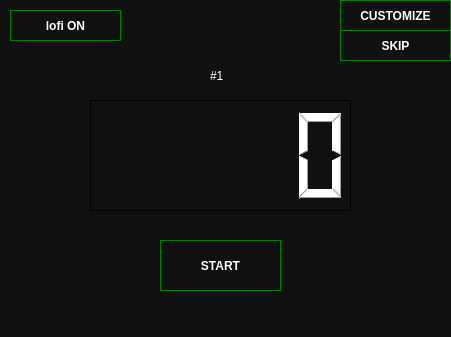
<?xml version="1.0" encoding="UTF-8"?>
<ui version="4.0">
 <class>pomodoro</class>
 <widget class="QDialog" name="pomodoro">
  <property name="geometry">
   <rect>
    <x>0</x>
    <y>0</y>
    <width>451</width>
    <height>337</height>
   </rect>
  </property>
  <property name="windowTitle">
   <string>Dialog</string>
  </property>
  <property name="styleSheet">
   <string notr="true">QDialog {

 background: rgb(16, 16, 16); 
}
</string>
  </property>
  <widget class="QLCDNumber" name="lcdNumber">
   <property name="geometry">
    <rect>
     <x>90</x>
     <y>100</y>
     <width>261</width>
     <height>111</height>
    </rect>
   </property>
   <property name="font">
    <font>
     <family>Arial</family>
     <pointsize>10</pointsize>
     <italic>false</italic>
     <bold>false</bold>
    </font>
   </property>
   <property name="styleSheet">
    <string notr="true">QLCDNumber{
	color:white;
	border: 1px solid black;
	font: 10pt &quot;Arial&quot;;;
	
}</string>
   </property>
  </widget>
  <widget class="QPushButton" name="start_stop_button">
   <property name="geometry">
    <rect>
     <x>160</x>
     <y>240</y>
     <width>121</width>
     <height>51</height>
    </rect>
   </property>
   <property name="font">
    <font>
     <pointsize>9</pointsize>
     <bold>true</bold>
    </font>
   </property>
   <property name="styleSheet">
    <string notr="true">QPushButton {
 color:white;
 
background: rgb(16, 16, 16) ; 

border: 1px solid green;
}

QPushButton:hover {
	color:white;
     background-color: green;
    
}

</string>
   </property>
   <property name="text">
    <string>START</string>
   </property>
  </widget>
  <widget class="QPushButton" name="customize_button">
   <property name="geometry">
    <rect>
     <x>340</x>
     <y>0</y>
     <width>111</width>
     <height>31</height>
    </rect>
   </property>
   <property name="font">
    <font>
     <bold>true</bold>
    </font>
   </property>
   <property name="styleSheet">
    <string notr="true">QPushButton {
 color:white;
 
background: rgb(16, 16, 16) ; 

border: 1px solid green;
}

QPushButton:hover {
	color:white;
     background-color: green;
    
}

</string>
   </property>
   <property name="text">
    <string>CUSTOMIZE</string>
   </property>
  </widget>
  <widget class="QPushButton" name="skip_button">
   <property name="geometry">
    <rect>
     <x>340</x>
     <y>30</y>
     <width>111</width>
     <height>31</height>
    </rect>
   </property>
   <property name="font">
    <font>
     <bold>true</bold>
    </font>
   </property>
   <property name="styleSheet">
    <string notr="true">QPushButton {
 color:white;
 
background: rgb(16, 16, 16) ; 

border: 1px solid green;
}

QPushButton:hover {
	color:white;
     background-color: green;
    
}

</string>
   </property>
   <property name="text">
    <string>SKIP</string>
   </property>
  </widget>
  <widget class="QLabel" name="session_no">
   <property name="geometry">
    <rect>
     <x>210</x>
     <y>60</y>
     <width>31</width>
     <height>31</height>
    </rect>
   </property>
   <property name="styleSheet">
    <string notr="true">QLabel {
 color:white;
 
background: rgb(16, 16, 16) ; 

}



</string>
   </property>
   <property name="text">
    <string>#1</string>
   </property>
  </widget>
  <widget class="QPushButton" name="lofi_button">
   <property name="geometry">
    <rect>
     <x>10</x>
     <y>10</y>
     <width>111</width>
     <height>31</height>
    </rect>
   </property>
   <property name="font">
    <font>
     <bold>true</bold>
    </font>
   </property>
   <property name="styleSheet">
    <string notr="true">QPushButton {
 color:white;
 
background: rgb(16, 16, 16) ; 

border: 1px solid green;
}

QPushButton:hover {
	color:white;
     background-color: green;
    
}

</string>
   </property>
   <property name="text">
    <string>lofi ON</string>
   </property>
  </widget>
 </widget>
 <resources/>
 <connections/>
</ui>
